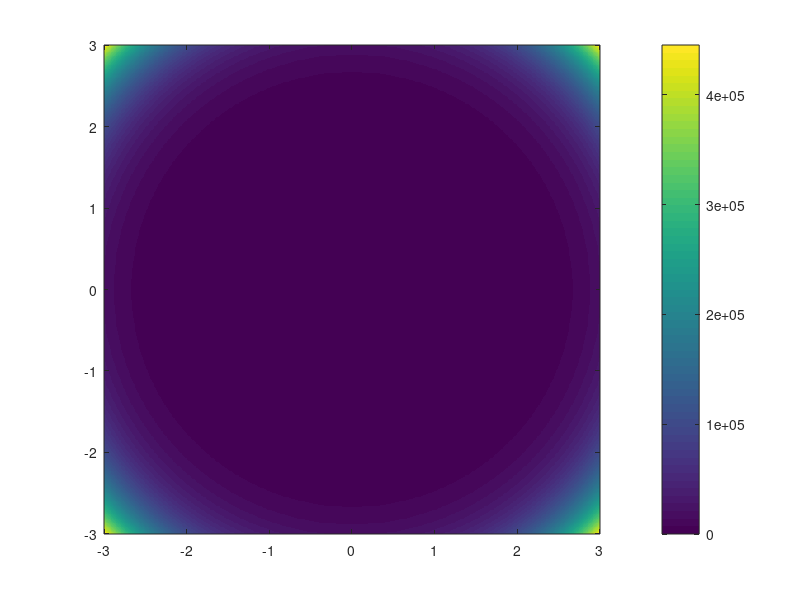
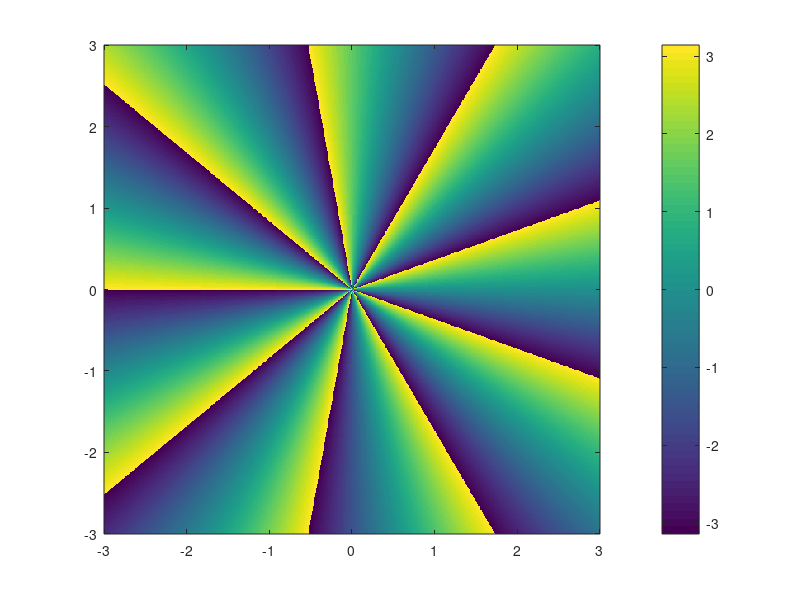
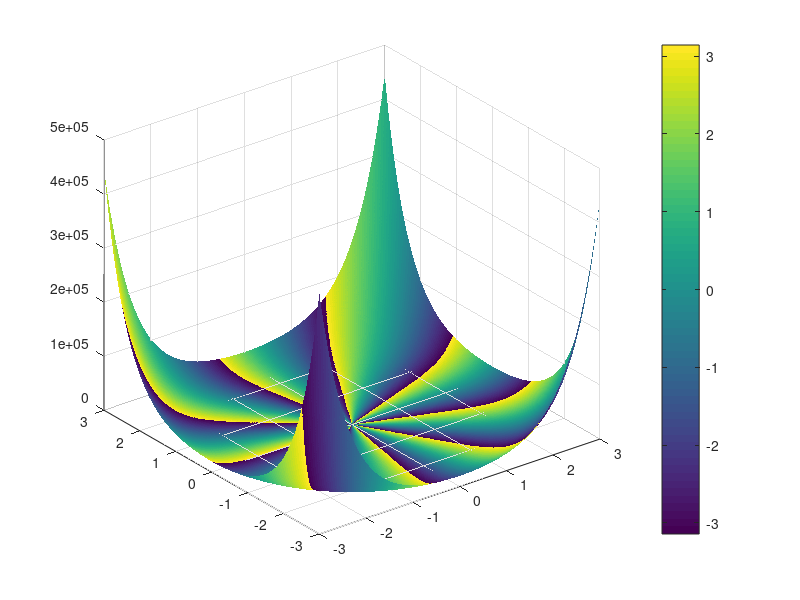

Reproduce these figures in MATLAB, in order. (Note: this script raises an error after producing the figures.)
clear variables;
close all;
clc;

a=-3:0.01:3;
b=-3:0.01:3;
[A,B]=meshgrid(a,b);
X=A+1i*B;

Y=X.^9;
imagesc(a,b,abs(Y));
set(gca, 'YDir', 'normal');
colorbar;
figure
imagesc(a,b,angle(Y));
set(gca, 'YDir', 'normal');
colorbar;

figure
h=surf(a,b,abs(Y), angle(Y));
set(h, 'EdgeColor', 'none');
colorbar;

close all;
%%%%%%%%%%%%%%%%%%%%%%%%

x=-5:0.01:5;
%y=gamma(x);
y=myGamma(x);
%disp([x;y]);
%plot(x,y);

a=-4:0.1:4;
b=-4:0.1:4;
[A,B]=meshgrid(a,b);
X=A+1i*B;


Y=myGamma(X);
figure
h=surf(a,b,abs(Y), angle(Y));
set(h, 'EdgeColor', 'none');
colorbar;